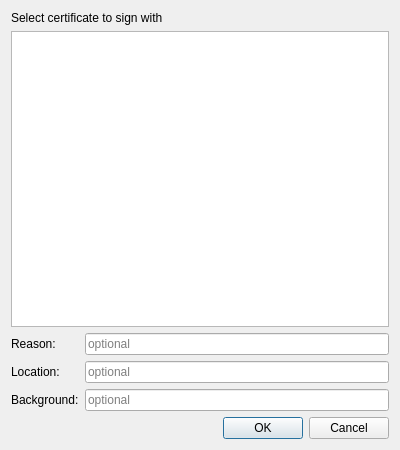
<?xml version="1.0" encoding="UTF-8"?>
<ui version="4.0">
 <class>SelectCertificateDialog</class>
 <widget class="QDialog" name="SelectCertificateDialog">
  <property name="geometry">
   <rect>
    <x>0</x>
    <y>0</y>
    <width>400</width>
    <height>450</height>
   </rect>
  </property>
  <property name="windowTitle">
   <string>Certificates</string>
  </property>
  <layout class="QVBoxLayout" name="verticalLayout">
   <item>
    <widget class="QLabel" name="label">
     <property name="text">
      <string>Select certificate to sign with</string>
     </property>
    </widget>
   </item>
   <item>
    <widget class="QListView" name="list">
     <property name="alternatingRowColors">
      <bool>true</bool>
     </property>
     <property name="selectionBehavior">
      <enum>QAbstractItemView::SelectRows</enum>
     </property>
     <property name="layoutMode">
      <enum>QListView::SinglePass</enum>
     </property>
    </widget>
   </item>
   <item>
    <layout class="QFormLayout" name="formLayout">
     <item row="0" column="1">
      <widget class="QLineEdit" name="reasonInput">
       <property name="placeholderText">
        <string>optional</string>
       </property>
      </widget>
     </item>
     <item row="0" column="0">
      <widget class="QLabel" name="reasonLabel">
       <property name="text">
        <string>Reason:</string>
       </property>
      </widget>
     </item>
     <item row="1" column="1">
      <widget class="QLineEdit" name="locationInput">
       <property name="placeholderText">
        <string>optional</string>
       </property>
      </widget>
     </item>
     <item row="1" column="0">
      <widget class="QLabel" name="locationLabel">
       <property name="text">
        <string>Location:</string>
       </property>
      </widget>
     </item>
     <item row="2" column="0">
      <widget class="QLabel" name="backgroundLabel">
       <property name="text">
        <string>Background:</string>
       </property>
      </widget>
     </item>
     <item row="2" column="1">
      <widget class="QLineEdit" name="backgroundInput">
       <property name="placeholderText">
        <string>optional</string>
       </property>
      </widget>
     </item>
    </layout>
   </item>
   <item>
    <widget class="QDialogButtonBox" name="buttonBox">
     <property name="orientation">
      <enum>Qt::Horizontal</enum>
     </property>
     <property name="standardButtons">
      <set>QDialogButtonBox::Cancel|QDialogButtonBox::Ok</set>
     </property>
    </widget>
   </item>
  </layout>
 </widget>
 <resources/>
 <connections>
  <connection>
   <sender>buttonBox</sender>
   <signal>accepted()</signal>
   <receiver>SelectCertificateDialog</receiver>
   <slot>accept()</slot>
   <hints>
    <hint type="sourcelabel">
     <x>248</x>
     <y>254</y>
    </hint>
    <hint type="destinationlabel">
     <x>157</x>
     <y>274</y>
    </hint>
   </hints>
  </connection>
  <connection>
   <sender>buttonBox</sender>
   <signal>rejected()</signal>
   <receiver>SelectCertificateDialog</receiver>
   <slot>reject()</slot>
   <hints>
    <hint type="sourcelabel">
     <x>316</x>
     <y>260</y>
    </hint>
    <hint type="destinationlabel">
     <x>286</x>
     <y>274</y>
    </hint>
   </hints>
  </connection>
 </connections>
</ui>
